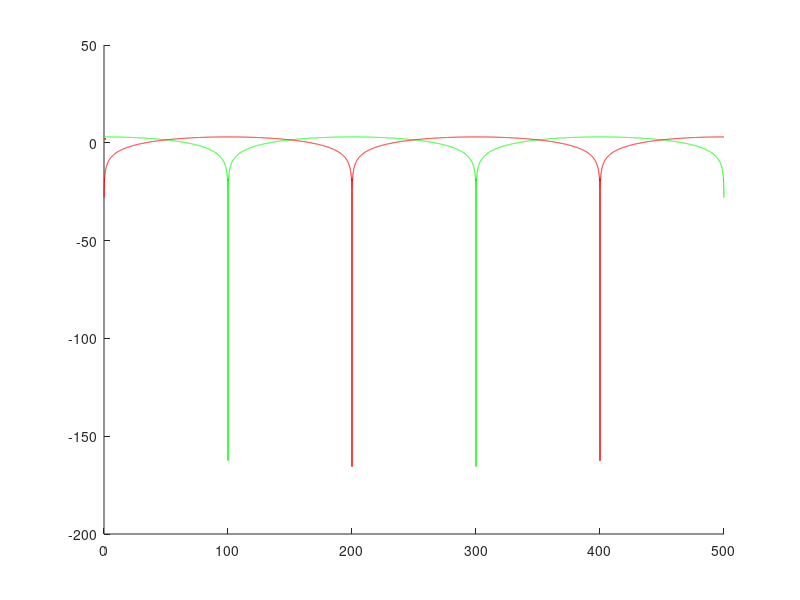

The MATLAB script that drew this image: (Note: this script raises an error after producing the figure.)
% for fs=1000 Hz and a period of k=5 samples, equiv. to 0.005 s or 200 Hz,
% plot the frequency responses of
% Sigma = x[n] + x[n-5]
% Delta = x[n] - x[n-5]

figure;
hold on;

[H,W] = freqz([1 0 0 0 0 +1], 1, 10000, 1000);
plot(W,10*log10(abs(H)),'g',LineWidth=2);

[H,W] = freqz([1 0 0 0 0 -1], 1, 10000, 1000);
plot(W,10*log10(abs(H)),'r',LineWidth=2);

xline(200,'-.',LineWidth=2)
xline(400,'-.',LineWidth=2)

xlim([0 500])
ylim([-20 5])
legend('\Sigma enhancement', '\Delta cancellation', 'Location', ...
    'northoutside','Orientation','horizontal')
xlabel('Frequency (Hz)')
ylabel('Magnitude (dB)')
grid on
set(gca,'FontSize',18);